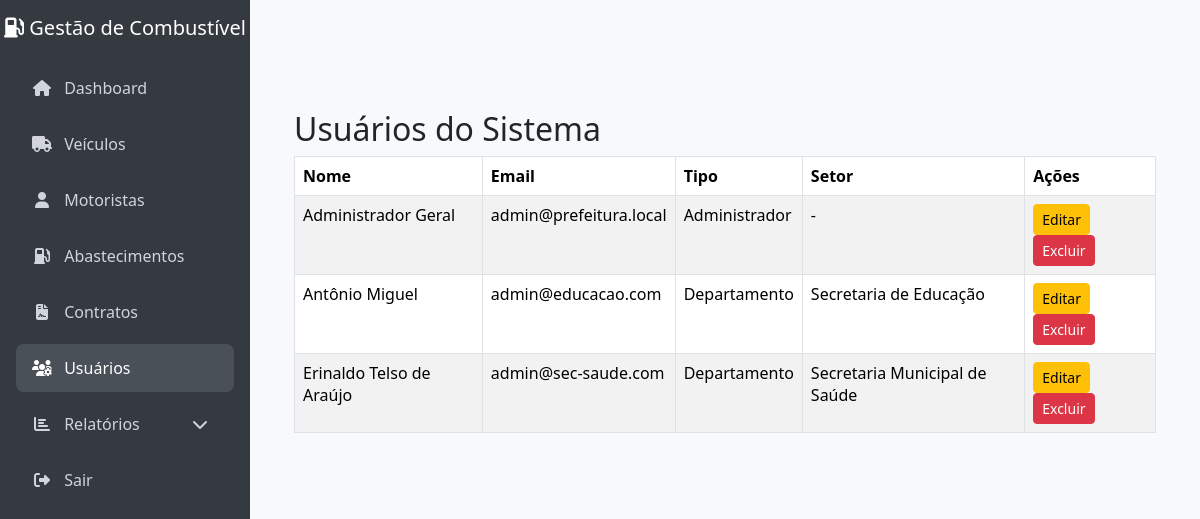
/usuarios (signed in), run on the app's committed database.
### database.py (models this page shows, shortened)
class User(db.Model):
    __tablename__ = 'user'
    id = db.Column(db.Integer, primary_key=True)
    nome = db.Column(db.String(100), nullable=False)
    email = db.Column(db.String(120), unique=True, nullable=False)
    senha_hash = db.Column(db.String(128), nullable=False)
    tipo = db.Column(db.String(20), nullable=False)  # 'admin' ou 'departamento'
    setor = db.Column(db.String(100), nullable=True)  # Null para admin, obrigatório para usuário de departamento
    data_criacao = db.Column(db.DateTime, default=datetime.utcnow, nullable=False)

### app.py (the view)
@app.route("/usuarios")
def usuarios():
    if "usuario" not in session:
        return redirect(url_for("login"))
    usuarios = User.query.order_by(User.nome).all()
    return render_template("usuarios.html", usuarios=usuarios)

### templates/usuarios.html
    <a href="{{ url_for('criar_usuario') }}" class="btn btn-primary mb-3">Novo Usuário</a>
{% extends 'base.html' %}
{% block content %}
<div class="container mt-4">
    <h2>Usuários do Sistema</h2>
    <table class="table table-bordered table-striped">
        <thead>
            <tr>
                <th>Nome</th>
                <th>Email</th>
                <th>Tipo</th>
                <th>Setor</th>
                <th>Ações</th>
            </tr>
        </thead>
        <tbody>
            {% for usuario in usuarios %}
            <tr>
                <td>{{ usuario.nome }}</td>
                <td>{{ usuario.email }}</td>
                <td>{{ 'Administrador' if usuario.tipo == 'admin' else 'Departamento' }}</td>
                <td>{{ usuario.setor or '-' }}</td>
                <td>
                    <a href="{{ url_for('editar_usuario', user_id=usuario.id) }}" class="btn btn-sm btn-warning">Editar</a>
                    <form action="{{ url_for('excluir_usuario', user_id=usuario.id) }}" method="post" style="display:inline;">
                        <button type="submit" class="btn btn-sm btn-danger" onclick="return confirm('Tem certeza que deseja excluir este usuário?');">Excluir</button>
                    </form>
                </td>
            </tr>
            {% endfor %}
        </tbody>
    </table>
</div>
{% endblock %}

### templates/base.html (style rules this page uses)
body { background-color: #f8f9fa; }

### data on the page
User: nome "Administrador Geral", email "admin@prefeitura.local", tipo "Administrador", setor "-"
User: nome "Antônio Miguel", email "admin@educacao.com", tipo "Departamento", setor "Secretaria de Educação"
User: nome "Erinaldo Telso de Araújo", email "admin@sec-saude.com", tipo "Departamento", setor "Secretaria Municipal de Saúde"
